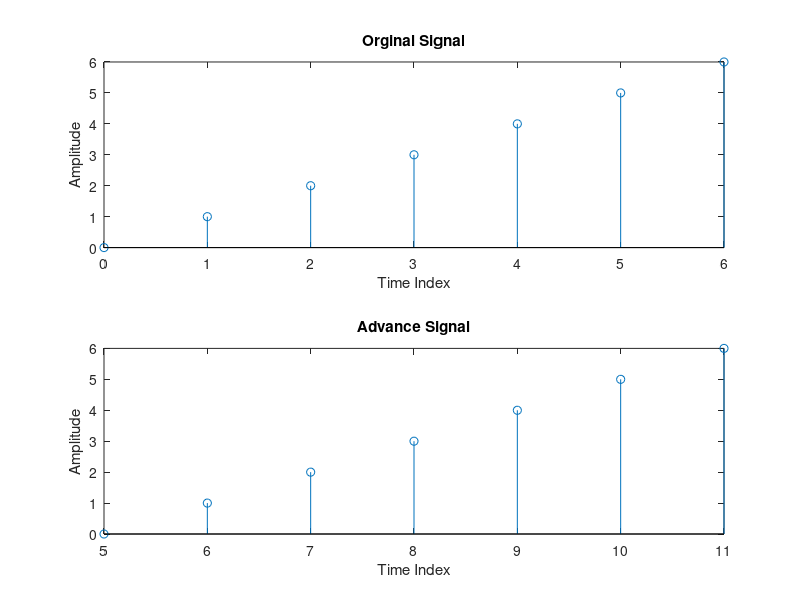

The MATLAB script that drew this image:
n1 = input('How many unit you want to Advance : ');
x = [0 1 2 3 4 5 6];
n = 0:6;
subplot (2,1,1);
stem(n,x);
xlabel ('Time Index');
ylabel ('Amplitude');
title('Orginal Signal');

m = n+n1;
subplot (2,1,2);
stem(m,x);
xlabel ('Time Index');
ylabel ('Amplitude');
title('Advance Signal');